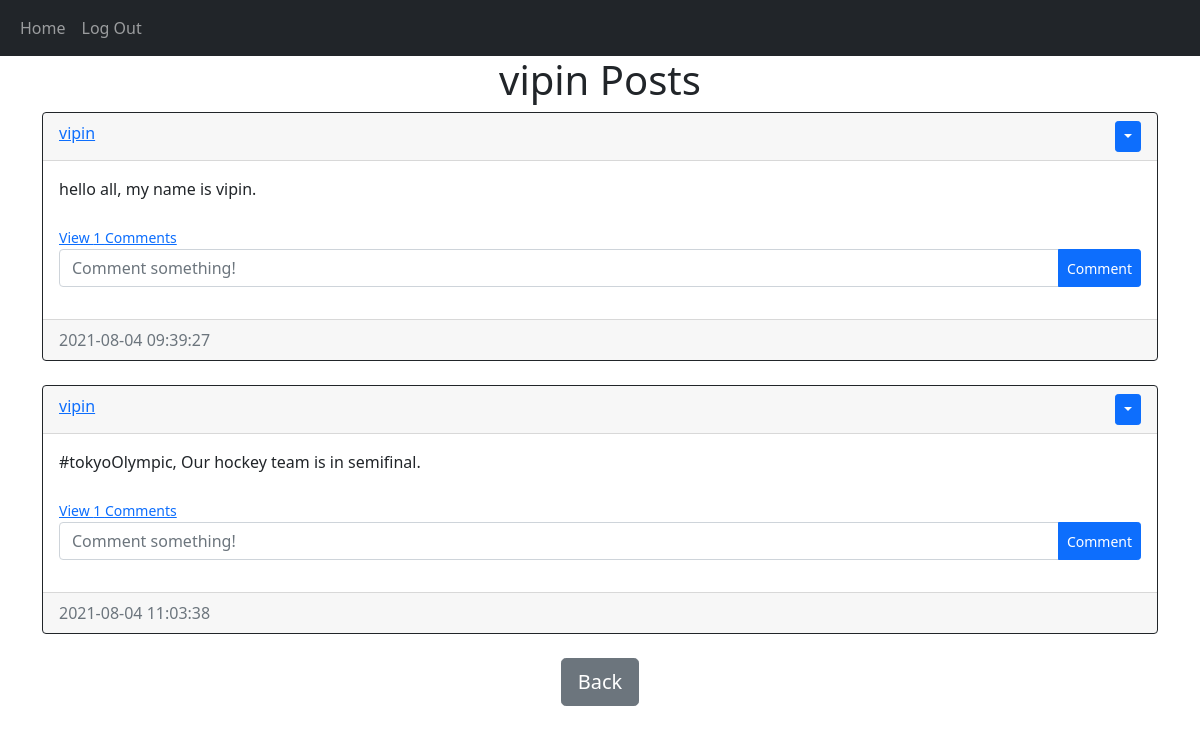
Screenshot of /posts/vipin (signed in) with the database file from the repository.
### website/models.py (models this page shows)
class User(db.Model,UserMixin):
    id=db.Column(db.Integer,primary_key=True)
    email=db.Column(db.String(150),unique=True)
    username=db.Column(db.String(150),unique=True)
    password=db.Column(db.String(150))
    data_created=db.Column(db.DateTime(timezone=True),default=func.now())
    post=db.relationship('Post',backref='user',passive_deletes=True)
    comments=db.relationship('Comment',backref='user',passive_deletes=True)

class Post(db.Model):
    id=db.Column(db.Integer,primary_key=True)
    text=db.Column(db.Text,nullable=False)
    date_created=db.Column(db.DateTime(timezone=True),default=func.now())
    author=db.Column(db.Integer,db.ForeignKey('user.id',ondelete="CASCADE"),nullable=False)
    comments=db.relationship('Comment',backref='post',passive_deletes=True)

### website/views.py (the view)
@views.route('/posts/<username>')
@login_required
def view_post(username):
    user=User.query.filter_by(username=username).first()
    if not user:
        flash('User doesn\'t exists!' ,category='error')
        return redirect(url_for('views.home'))
    posts=user.post
    return render_template('posts.html',user=current_user,posts=posts,username=username)

### website/__init__.py (called while the page is built)
def create_app():
    app=Flask(__name__)
    app.config['SECRET_KEY']='hello_world'
    app.config['SQLALCHEMY_DATABASE_URI']=f'sqlite:///{DB_NAME}'
    db.init_app(app)
    from .views import views
    from .auth import auth
    app.register_blueprint(views,url_prefix='/')
    app.register_blueprint(auth,url_prefix='/')
    from .models import User,Post,Comment
    create_database(app)
    login_manager=LoginManager()
    login_manager.login_view="auth.login"
    login_manager.init_app(app)
    @login_manager.user_loader
    def load_user(id):
        return User.query.get(int(id))
    return app

### website/templates/posts.html
{% extends "posts_div.html" %} {% block title %}{{username}} Posts{% endblock %}
{% block header %} {{username}} Posts {% endblock %} {% block footer %}
<div align="center">
  <a href="/home"
    ><button type="button" class="btn btn-lg btn-secondary">Back</button></a
  >
</div>
{%endblock %}

### website/templates/posts_div.html (shortened to what this page needs)
{% extends "base.html" %} {% block title %}{% endblock %} {% block content %}
<h1 align="center">{% block header %} {% endblock %}</h1>
<div id="post">
  {% for post in posts %}
  <div class="card border-dark">
    <div class="card-header d-flex justify-content-between align-item-center">
      <a href="/posts/{{post.user.username}}">{{post.user.username}}</a>
      {% if post.author==user.id %}
      <div class="btn-group">
        <button
          type="button"
          class="btn btn-sm btn-primary dropdown-toggle"
          data-bs-toggle="dropdown"
        ></button>
      </div>
      {% endif %}
    </div>
    <div class="card-body">
      <div class="card-text">{{post.text}}</div>
      <br />
      {% if post.comments|length >0 %}
      <a data-bs-toggle="collapse" href="#comments-{{post.id}}" role="button"
        ><small>View {{post.comments|length}} Comments</small>
      </a>
      {% else %}
      <small class="text-muted">No Comments!</small>
      {% endif %}
      <br />
      <form
        action="/create_comment/{{post.id}}"
        class="input-group mb-3"
        method="post"
      >
        <input
          type="text"
          name="comment"
          class="form-control"
          placeholder="Comment something!"
        />
        <button type="submit" class="btn btn-primary btn-sm">Comment</button>
      </form>
    </div>
    <div class="card-footer text-muted">{{post.date_created}}</div>
  </div>
  <br />
  {% endfor %}
</div>
{% block footer %}{% endblock %} {% endblock %}

### website/templates/base.html (shortened to what this page needs)
<!DOCTYPE html>
<html lang="en">
  <head>
    <link
      href="https://cdn.jsdelivr.net/npm/bootstrap@5.0.2/dist/css/bootstrap.min.css"
      rel="stylesheet"
    />
  </head>
  <body>
    <nav class="navbar navbar-expand-lg navbar-dark bg-dark">
      <div class="container-fluid">
        <div class="collapse navbar-collapse" id="navbar">
          <div class="navbar-nav">
            <a href="/home" class="nav-item nav-link">Home</a>
            {% if not user.is_authenticated %}
            <a href="/login" class="nav-item nav-link">Login</a>
            <a href="/sign_up" class="nav-item nav-link">Sign-Up</a>
            {% else %}
            <a href="/logout" class="nav-item nav-link">Log Out</a>
            {% endif %}
          </div>
        </div>
      </div>
    </nav>
    <div class="container">{% block content %}{% endblock %}</div>
  </body>
</html>

### rows the page displays
User: username "vipin"
Post: user.username "vipin", text "hello all, my name is vipin.", comments|length "1", date_created "2021-08-04 09:39:27"
Post: user.username "vipin", text "#tokyoOlympic, Our hockey team is in semifinal.", comments|length "1", date_created "2021-08-04 11:03:38"
